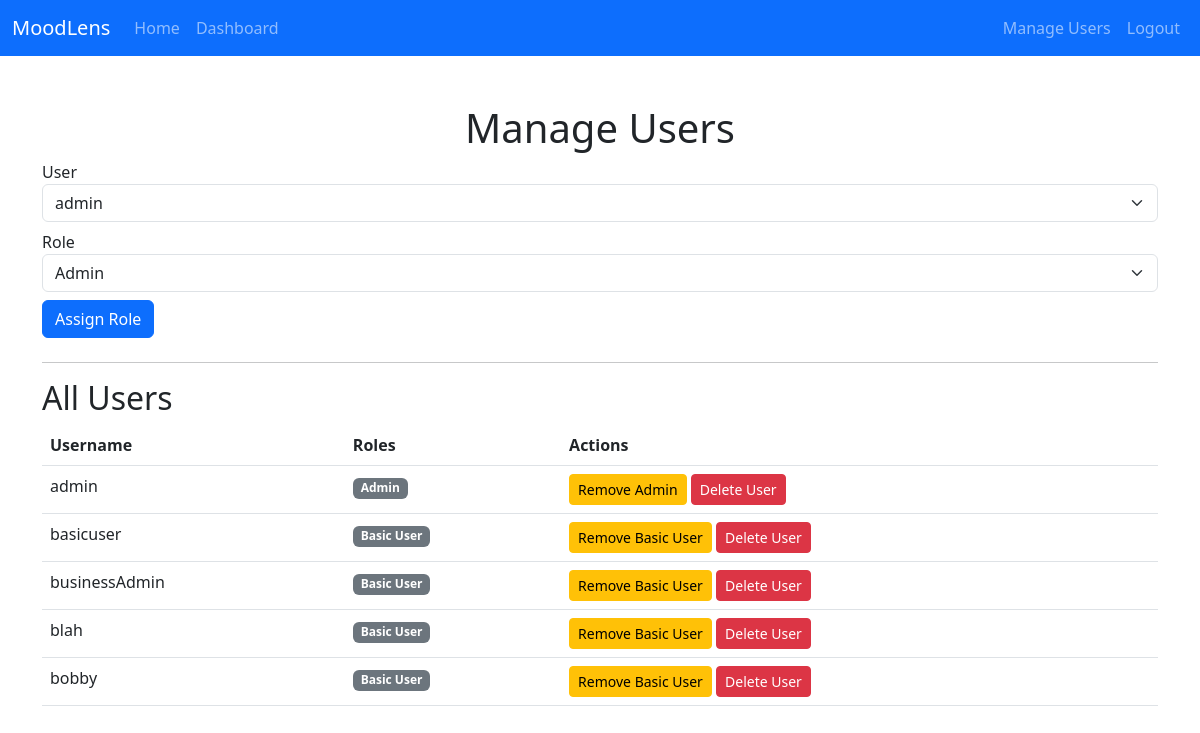
The app's page /admin/manage_users (signed in), older data.
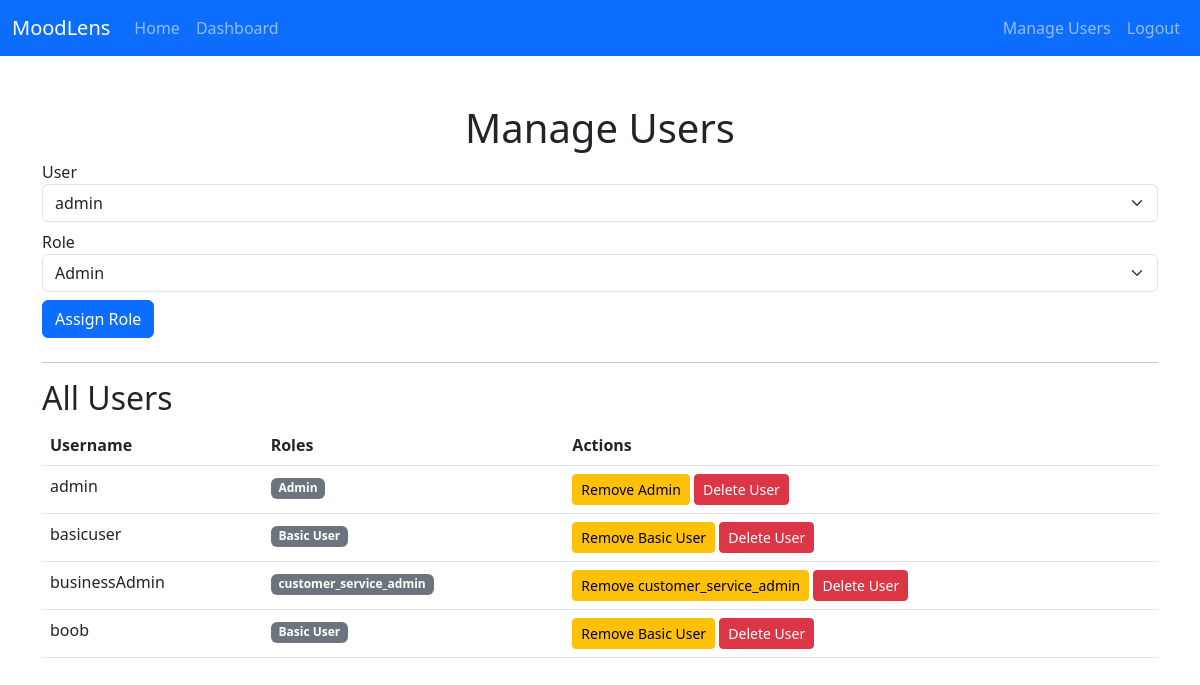
The same page, newer data.
### modules/models.py (models this page shows, shortened)
class User(UserMixin, db.Model):
    __tablename__ = 'users'
    id = db.Column(db.Integer, primary_key=True)
    username = db.Column(db.String(150), unique=True, nullable=False)
    password_hash = db.Column(db.String(150), nullable=False)
    roles = db.relationship(
        'Role',
        secondary='user_roles',  # Reference the user_roles table
        backref=db.backref('users', lazy='dynamic')  # Allows querying users from a role
    )
    def has_role(self, role_name):
        if not self.roles:  # Handle None or empty list
            return False
        return any(role.name == role_name for role in self.roles)

class Role(db.Model):
    __tablename__ = 'roles'
    id = db.Column(db.Integer, primary_key=True)
    name = db.Column(db.String(80), unique=True, nullable=False)
    description = db.Column(db.String(200))
    def __repr__(self):
        return f"<Role {self.name}>"

### modules/routes/admin_routes.py (the view, shortened to what this page needs)
@admin_routes.route("/manage_users", methods=["GET", "POST"])
@login_required
def manage_users():
    if not current_user.has_role("Admin"):
        flash("Access denied: Admins only.", "danger")
        return redirect(url_for("main.index"))
    users = User.query.all()
    roles = Role.query.all()
    return render_template("manage_users.html", users=users, roles=roles)

### app.py (called while the page is built)
@login_manager.user_loader
def load_user(user_id):
    return User.query.get(int(user_id))

### templates/manage_users.html (shortened to what this page needs)
{% extends "base.html" %}
{% block content %}
<h1 class="text-center">Manage Users</h1>
<form method="POST" class="mb-4">
    <div class="form-group mb-2">
        <label for="user">User</label>
        <select name="user_id" id="user" class="form-select" required>
            {% for user in users %}
            <option value="{{ user.id }}">{{ user.username }}</option>
            {% endfor %}
        </select>
    </div>
    <div class="form-group mb-2">
        <label for="role">Role</label>
        <select name="role_id" id="role" class="form-select" required>
            {% for role in roles %}
            <option value="{{ role.id }}">{{ role.name }}</option>
            {% endfor %}
        </select>
    </div>
    <button type="submit" name="action" value="assign" class="btn btn-primary">Assign Role</button>
</form>
<hr>
<h2>All Users</h2>
<table class="table">
    <thead>
        <tr>
            <th>Username</th>
            <th>Roles</th>
            <th>Actions</th>
        </tr>
    </thead>
    <tbody>
        {% for user in users %}
        <tr>
            <td>{{ user.username }}</td>
            <td>
                {% for role in user.roles %}
                <span class="badge bg-secondary">{{ role.name }}</span>
                {% endfor %}
            </td>
            <td>
                {% for role in user.roles %}
                <form method="POST" class="d-inline">
                    <button type="submit" name="action" value="remove" class="btn btn-sm btn-warning">Remove {{ role.name }}</button>
                </form>
                {% endfor %}
                <form method="POST" class="d-inline">
                    <button type="submit" name="action" value="delete" class="btn btn-sm btn-danger">Delete User</button>
                </form>
            </td>
        </tr>
        {% endfor %}
    </tbody>
</table>
{% endblock %}

### templates/base.html (shortened to what this page needs)
<!DOCTYPE html>
<html lang="en">
<head>
    <link href="https://cdn.jsdelivr.net/npm/bootstrap@5.3.0/dist/css/bootstrap.min.css" rel="stylesheet">
</head>
<body>
    <nav class="navbar navbar-expand-lg navbar-dark bg-primary">
        <div class="container-fluid">
            <a class="navbar-brand" href="/">MoodLens</a>
            <div class="collapse navbar-collapse" id="navbarNav">
                <ul class="navbar-nav me-auto">
                    <li class="nav-item">
                        <a class="nav-link" href="/">Home</a>
                    </li>
                    {% if current_user.is_authenticated and (current_user.has_role("Admin") or current_user.has_role("UserAdmin")) %}
                    <li class="nav-item">
                        <a class="nav-link" href="/dashboard">Dashboard</a>
                    </li>
                    {% endif %}
                </ul>
                <ul class="navbar-nav">
                    {% if current_user.is_authenticated %}
                        {% if current_user.has_role("Admin") %}
                            <li class="nav-item">
                                <a class="nav-link" href="/admin/manage_users">Manage Users</a>
                            </li>
                        {% endif %}
                        <li class="nav-item">
                            <a class="nav-link" href="/auth/logout">Logout</a>
                        </li>
                    {% endif %}
                </ul>
            </div>
        </div>
    </nav>
    <div class="container mt-5">
        {% block content %}{% endblock %}
    </div>
</body>
</html>

Row changes from the older to the newer data that the page shows:
removed User: username "blah", Role (name "Basic User")
removed User: username "bobby", Role (name "Basic User")
changed User "businessAdmin": gains Role (name "customer_service_admin"); loses Role (name "Basic User")
added User: username "boob", Role (name "Basic User")
